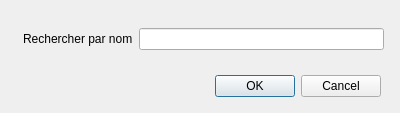
<?xml version="1.0" encoding="UTF-8"?>
<ui version="4.0">
 <class>FenRechercherNom</class>
 <widget class="QDialog" name="FenRechercherNom">
  <property name="geometry">
   <rect>
    <x>0</x>
    <y>0</y>
    <width>400</width>
    <height>113</height>
   </rect>
  </property>
  <property name="windowTitle">
   <string>Dialog</string>
  </property>
  <widget class="QDialogButtonBox" name="buttonBox">
   <property name="geometry">
    <rect>
     <x>40</x>
     <y>70</y>
     <width>341</width>
     <height>32</height>
    </rect>
   </property>
   <property name="orientation">
    <enum>Qt::Horizontal</enum>
   </property>
   <property name="standardButtons">
    <set>QDialogButtonBox::Cancel|QDialogButtonBox::Ok</set>
   </property>
  </widget>
  <widget class="QWidget" name="gridLayoutWidget">
   <property name="geometry">
    <rect>
     <x>23</x>
     <y>19</y>
     <width>361</width>
     <height>41</height>
    </rect>
   </property>
   <layout class="QGridLayout" name="gridLayout">
    <item row="0" column="0">
     <widget class="QLabel" name="rechercherParNom">
      <property name="text">
       <string>Rechercher par nom</string>
      </property>
     </widget>
    </item>
    <item row="0" column="1">
     <widget class="QLineEdit" name="rechercherParNomEdit"/>
    </item>
   </layout>
  </widget>
 </widget>
 <resources/>
 <connections>
  <connection>
   <sender>buttonBox</sender>
   <signal>accepted()</signal>
   <receiver>FenRechercherNom</receiver>
   <slot>accept()</slot>
   <hints>
    <hint type="sourcelabel">
     <x>248</x>
     <y>254</y>
    </hint>
    <hint type="destinationlabel">
     <x>157</x>
     <y>274</y>
    </hint>
   </hints>
  </connection>
  <connection>
   <sender>buttonBox</sender>
   <signal>rejected()</signal>
   <receiver>FenRechercherNom</receiver>
   <slot>reject()</slot>
   <hints>
    <hint type="sourcelabel">
     <x>316</x>
     <y>260</y>
    </hint>
    <hint type="destinationlabel">
     <x>286</x>
     <y>274</y>
    </hint>
   </hints>
  </connection>
 </connections>
</ui>
